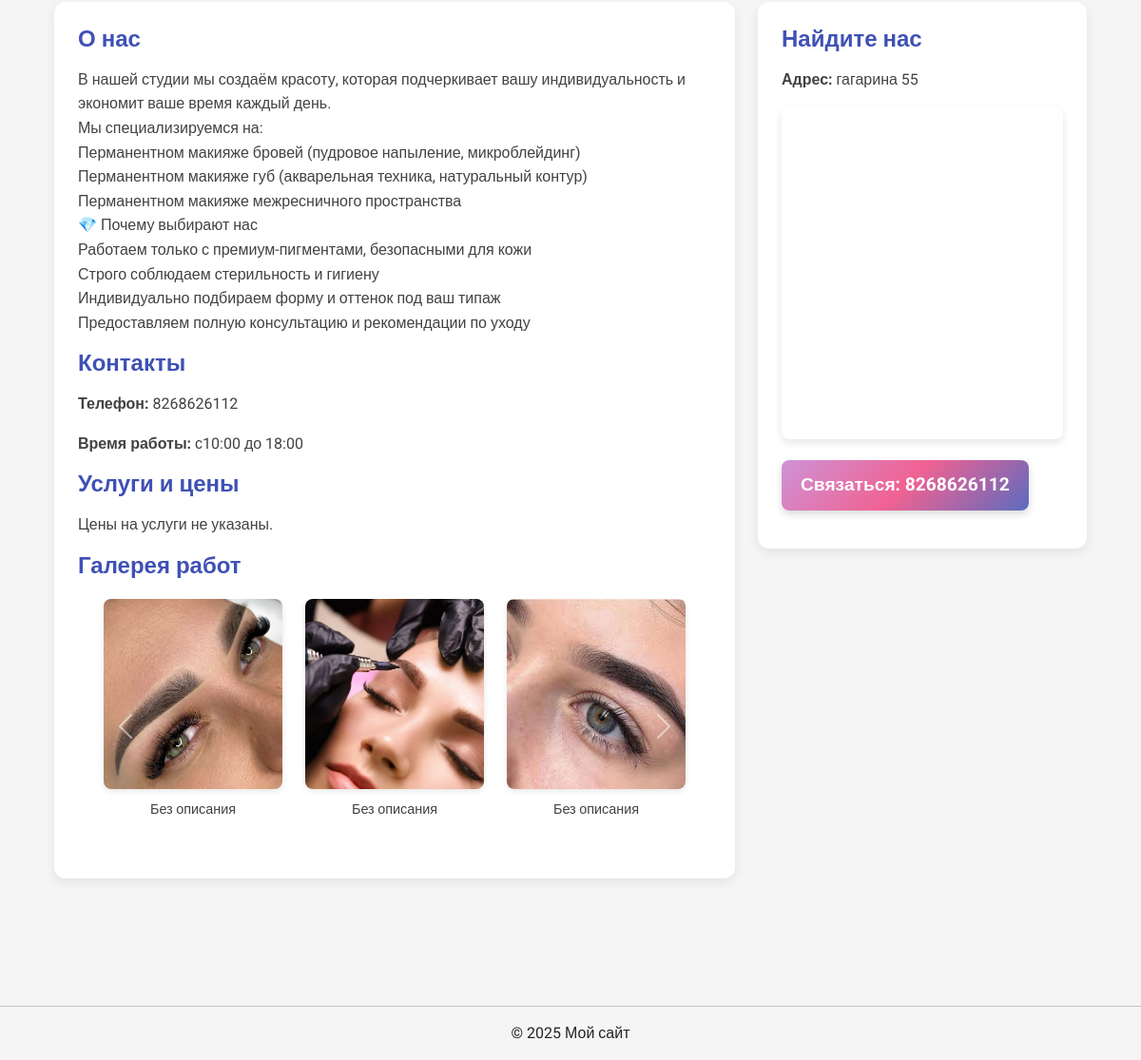
/showcase/1Yur1on/ (lower part), run on an earlier commit of the app's database.
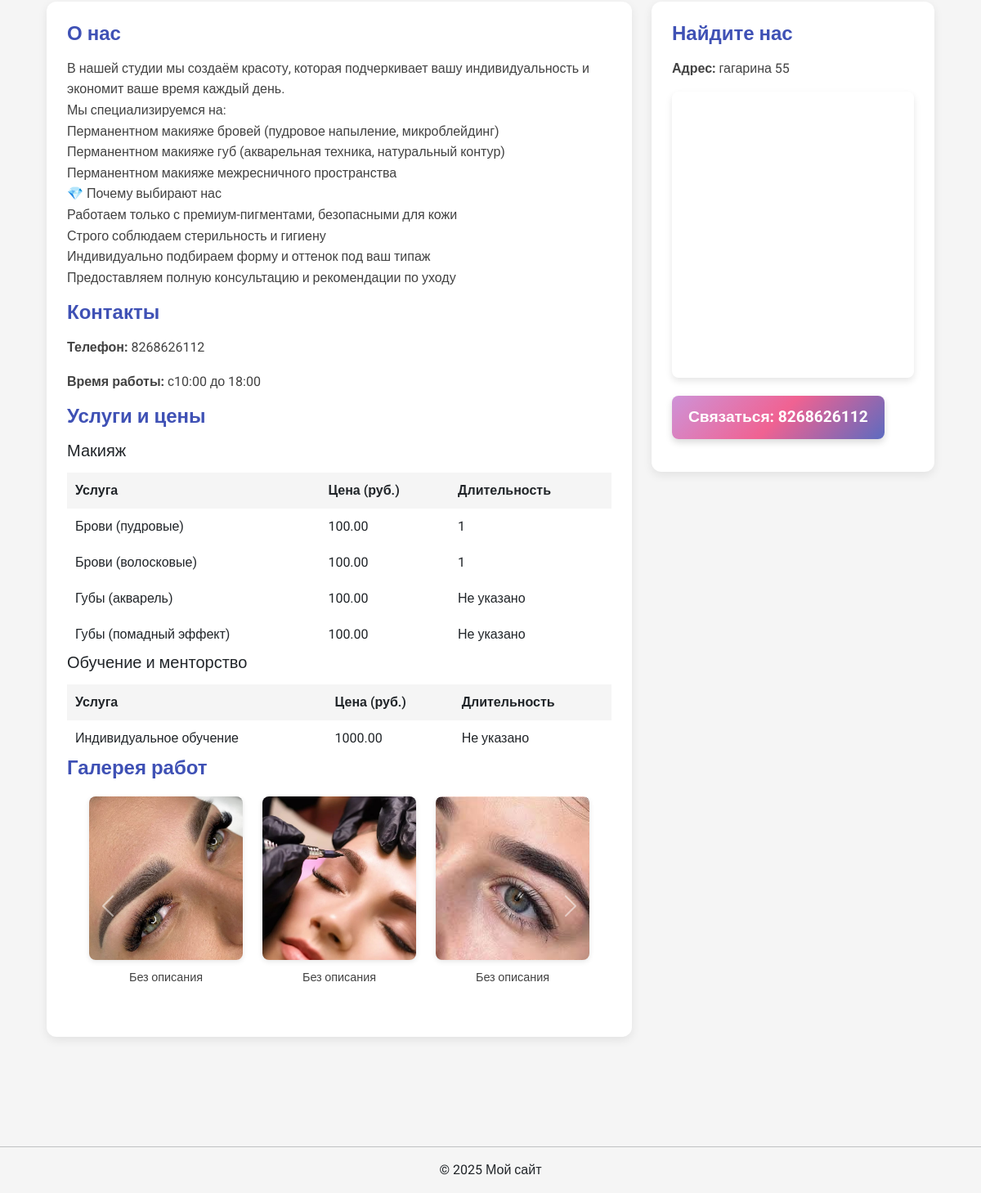
And on a later commit of the database.
### accounts/models.py (models this page shows, shortened)
class WorkshopProfile(models.Model):
    user = models.OneToOneField(User, on_delete=models.CASCADE)
    workshop_name = models.CharField(max_length=100, verbose_name='Название бьюти-студии')
    workshop_address = models.CharField(max_length=255, verbose_name='Адрес')
    phone = models.CharField(max_length=20, verbose_name='Телефон бьюти-студии')
    city = models.CharField(max_length=100, blank=True, verbose_name='Город')
    activity_area = models.ManyToManyField(ActivityArea, verbose_name='Сферы деятельности')
    description = models.TextField(blank=True, verbose_name='Описание')
    working_hours = models.CharField(max_length=255, blank=True, verbose_name='Время работы')
    class Meta:
        verbose_name = 'Профиль бьюти-студии'
        verbose_name_plural = 'Профили бьюти-студий'

class ServicePrice(models.Model):
    workshop = models.ForeignKey(WorkshopProfile, on_delete=models.CASCADE, related_name='service_prices')
    activity_area = models.ForeignKey(ActivityArea, on_delete=models.CASCADE, verbose_name='Сфера деятельности')
    service_name = models.CharField(max_length=100, verbose_name='Название услуги')
    price = models.DecimalField(max_digits=10, decimal_places=2, verbose_name='Цена')
    duration = models.CharField(max_length=50, blank=True, verbose_name='Длительность')
    class Meta:
        verbose_name = 'Цена услуги'
        verbose_name_plural = 'Цены услуг'

### showcase/models.py (models this page shows, shortened)
class GalleryImage(models.Model):
    showcase = models.ForeignKey(Showcase, on_delete=models.CASCADE, related_name='gallery_images')
    image = models.ImageField(upload_to='showcase/gallery/', verbose_name='Изображение работы')
    description = models.TextField(blank=True, verbose_name='Описание')
    uploaded_at = models.DateTimeField(auto_now_add=True)
    class Meta:
        verbose_name = 'Изображение галереи'
        verbose_name_plural = 'Изображения галереи'

### showcase/views.py (the view)
# urls.py: path('<str:username>/', views.view_showcase, name='view_showcase'),
def view_showcase(request, username):
    user = get_object_or_404(User, username=username)
    is_owner = request.user.is_authenticated and request.user == user
    try:
        workshop = user.workshopprofile
    except WorkshopProfile.DoesNotExist:
        logger.error(f"WorkshopProfile не найден для пользователя {username}")
        return render(request, 'showcase/not_found.html', {'username': username})
    try:
        showcase = workshop.showcase
    except Showcase.DoesNotExist:
        if is_owner:
            logger.warning(f"Витрина не найдена для пользователя {username}, перенаправление на редактирование")
            return redirect('showcase:edit_showcase')
        logger.error(f"Витрина не найдена для пользователя {username}")
        return render(request, 'showcase/not_found.html', {'username': username})
    gallery = showcase.gallery_images.all()
    prices = ServicePrice.objects.filter(workshop=workshop)
    grouped_prices = OrderedDict()
    CATEGORY_TRANSLATIONS = {
        'hair': 'Уход за волосами',
        'nails': 'Ногтевой сервис',
        'cosmetology': 'Косметология',
        'makeup': 'Макияж',
        'brows_lashes': 'Уход за бровями и ресницами',
        'epilation': 'Эпиляция и депиляция',
        'body': 'Массаж и уход за телом',
        'tattoo_piercing': 'Тату и пирсинг',
        'styling': 'Стилистика и имидж',
        'kids': 'Детская бьюти-сфера',
        'alternative': 'Альтернативные направления',
        'education': 'Обучение и менторство'
    }
    for price in prices:
        cat = CATEGORY_TRANSLATIONS.get(price.activity_area.category, price.activity_area.get_category_display())
        grouped_prices.setdefault(cat, []).append(price)
    if request.method == 'POST':
        upload_form = GalleryImageForm(request.POST, request.FILES)
        if upload_form.is_valid():
            gallery_image = upload_form.save(commit=False)
            gallery_image.showcase = showcase
            gallery_image.save()
            logger.info(f"Изображение галереи успешно загружено для пользователя {username}")
            return redirect('showcase:view_showcase', username=username)
        else:
            logger.error(f"Ошибки формы загрузки изображения: {upload_form.errors}")
    else:
        upload_form = GalleryImageForm()
    return render(request, 'showcase/view_showcase.html', {
        'workshop': workshop,
        'showcase': showcase,
        'gallery': gallery,
        'is_owner': is_owner,
        'grouped_prices': grouped_prices,
        'upload_form': upload_form
    })

### accounts/context_processors.py (called while the page is built, shortened)
def user_type(request):
    return {'is_workshop': False, 'is_client': False}

### showcase/templates/showcase/view_showcase.html (shortened to what this page needs)
{% extends 'base.html' %}
{% load static %}
{% block content %}
<div class="showcase-container">
  <div class="row">
    <div class="col-md-8">
      <div class="content-card">
        <h4>О нас</h4>
        <p class="description-text">{{ workshop.description|default:"Описание не указано."|linebreaksbr }}</p>
        <h4>Контакты</h4>
        <p><strong>Телефон:</strong> {{ workshop.phone }}</p>
        <p><strong>Время работы:</strong> {{ workshop.working_hours|default:"Не указано." }}</p>
        <h4>Услуги и цены</h4>
        {% if grouped_prices %}
          {% for category, prices in grouped_prices.items %}
            <h5>{{ category }}</h5>
            <table class="price-table">
              <thead>
                <tr>
                  <th>Услуга</th>
                  <th>Цена (руб.)</th>
                  <th>Длительность</th>
                </tr>
              </thead>
              <tbody>
                {% for price in prices %}
                  <tr>
                    <td>{{ price.service_name }}</td>
                    <td>{{ price.price }}</td>
                    <td>{{ price.duration|default:"Не указано" }}</td>
                  </tr>
                {% endfor %}
              </tbody>
            </table>
          {% endfor %}
        {% else %}
          <p>Цены на услуги не указаны.</p>
        {% endif %}
        <h4>Галерея работ</h4>
        {% if gallery %}
          <div class="carousel-container">
            <div id="galleryCarousel" class="carousel slide" data-bs-ride="carousel">
              <div class="carousel-inner">
                {% for image in gallery %}
                  {% if forloop.counter0|divisibleby:3 %}
                    <div class="carousel-item {% if forloop.counter0 == 0 %}active{% endif %}">
                      <div class="row">
                  {% endif %}
                        <div class="col-md-4 gallery-item" data-bs-toggle="modal" data-bs-target="#imageModal" data-image="{{ image.image.url }}" data-description="{{ image.description|default:'Без описания' }}">
                          <img src="{{ image.image.url }}" alt="{{ image.description|default:'Работа' }}">
                          <p>{{ image.description|default:"Без описания" }}</p>
                        </div>
                  {% if forloop.counter0|add:1|divisibleby:3 or forloop.last %}
                      </div>
                    </div>
                  {% endif %}
                {% endfor %}
              </div>
              {% if gallery|length > 3 %}
                <button class="carousel-control-prev" type="button" data-bs-target="#galleryCarousel" data-bs-slide="prev">
                  <span class="carousel-control-prev-icon" aria-hidden="true"></span>
                </button>
                <button class="carousel-control-next" type="button" data-bs-target="#galleryCarousel" data-bs-slide="next">
                  <span class="carousel-control-next-icon" aria-hidden="true"></span>
                </button>
              {% endif %}
            </div>
          </div>
        {% else %}
          <p class="text-center">Галерея пуста.</p>
        {% endif %}
      </div>
    </div>
    <div class="col-md-4">
      <div class="sidebar-card">
        <h4>Найдите нас</h4>
        <p><strong>Адрес:</strong> {{ workshop.workshop_address|default:"Адрес не указан" }}</p>
        {% if workshop.workshop_address %}
          <iframe
            class="map-container w-100"
            src="https://www.google.com/maps/embed/v1/place?key=AIzaSyBE6BIEb3sYS8pIPFrRJBVnOL_BxzZQ5Ts&q={{ workshop.workshop_address|urlencode }},{{ workshop.city|urlencode }}"
            frameborder="0"
            allowfullscreen
            aria-hidden="false"
            tabindex="0">
          </iframe>
        {% else %}
          <p class="text-center">Карта недоступна: адрес не указан.</p>
        {% endif %}
        <div class="highlight-phone">Связаться: {{ workshop.phone }}</div>
      </div>
    </div>
  </div>
</div>
{% endblock %}

### templates/base.html (shortened to what this page needs)
<!DOCTYPE html>
{% load static %}
<html lang="ru">
<head>
    <link rel="stylesheet" href="https://cdn.jsdelivr.net/npm/bootstrap@5.3.0/dist/css/bootstrap.min.css">
    <link rel="stylesheet" href="{% static 'css/style.css' %}">
</head>
<body>
    <main class="container mt-4">
        {% block content %}{% endblock %}
    </main>
    <footer class="text-center mt-5">
        <hr>
        <p>© 2025 Мой сайт</p>
    </footer>
</body>
</html>

### static/css/style.css (style rules this page uses)
body { font-family: 'Roboto', sans-serif; display: flex; flex-direction: column; min-height: 100vh; }
main { flex: 1; }
button, .btn { padding: 0.5rem 1rem; background-color: #007bff; color: white; border: none; border-radius: 4px; cursor: pointer; transition: background-color 0.3s; }

### showcase/templates/showcase/view_showcase.html (style rules this page uses)
body { background: #f5f5f5; font-family: 'Roboto', sans-serif; }
.showcase-container { max-width: 1200px; margin: 40px auto; padding: 0 15px; }
.content-card, .sidebar-card { border: none; border-radius: 12px; background: #fff; box-shadow: 0 4px 12px rgba(0, 0, 0, 0.08); padding: 25px; margin-bottom: 30px; }
.content-card h4, .sidebar-card h4 { font-size: 1.5rem; font-weight: 600; color: #3f51b5; margin-bottom: 15px; }
.content-card p, .sidebar-card p { color: #424242; line-height: 1.6; }
.description-text { white-space: pre-wrap; }
.highlight-phone { background: linear-gradient(135deg, #ce93d8, #f06292, #5c6bc0); color: #fff; font-weight: 700; font-size: 1.2rem; padding: 12px 20px; border-radius: 8px; display: inline-block; margin: 15px 0; box-shadow: 0 4px 8px rgba(0, 0, 0, 0.15); transition: transform 0.2s; }
.map-container { height: 350px; border-radius: 8px; overflow: hidden; box-shadow: 0 4px 8px rgba(0, 0, 0, 0.1); }
.carousel-container { margin-top: 20px; }
.carousel-item { padding: 0 15px; }
.carousel-inner .row { margin: 0; }
.gallery-item { position: relative; isolation: isolate; margin-bottom: 20px; }
.gallery-item img { width: 100%; height: 200px; object-fit: cover; border-radius: 8px; box-shadow: 0 2px 6px rgba(0, 0, 0, 0.1); cursor: pointer; transition: transform 0.2s; }
.gallery-item p { margin-top: 10px; font-size: 0.9rem; color: #424242; text-align: center; max-height: 3em; overflow: hidden; text-overflow: ellipsis; }
.price-table { width: 100%; margin-top: 15px; }
.price-table th, .price-table td { padding: 10px; text-align: left; }
.price-table th { background: #f5f5f5; font-weight: 600; }

What changed in the data, as far as the page shows it:
added ServicePrice: category "Макияж", service_name "Брови (пудровые)", price "100.00", duration "1"
added ServicePrice: service_name "Брови (волосковые)", price "100.00", duration "1", shown under "Макияж"
added ServicePrice: service_name "Губы (акварель)", price "100.00", duration "Не указано", shown under "Макияж"
added ServicePrice: service_name "Губы (помадный эффект)", price "100.00", duration "Не указано", shown under "Макияж"
added ServicePrice: category "Обучение и менторство", service_name "Индивидуальное обучение", price "1000.00", duration "Не указано"
Also different on the page:
text no longer shown: "Цены на услуги не указаны."
